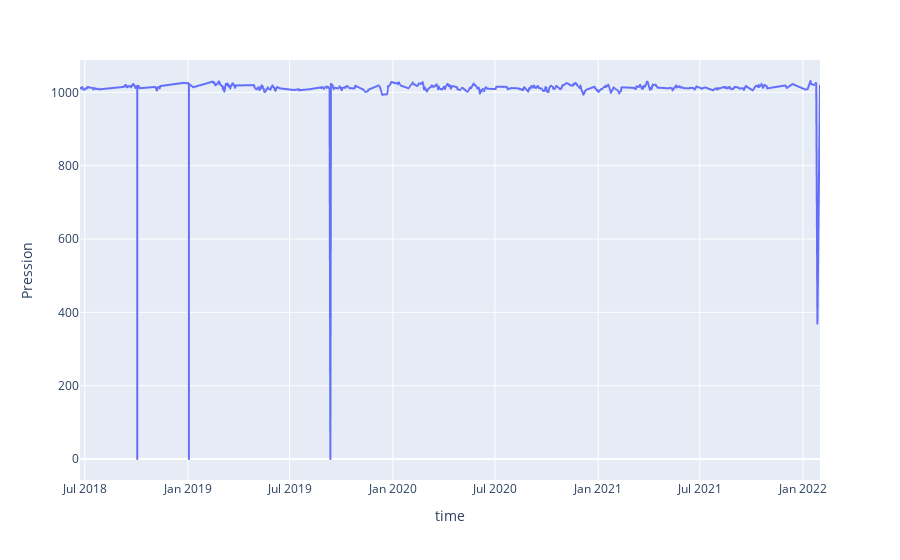

Notebook code cell kept with this figure:
### Code cell
px.line(data, x='time', y='Pression')

### Figure 1 — Plotly figure (JSON) as saved in the notebook; plotly's stock layout.template omitted (floating-point values rounded to 4 significant figures; data arrays with more than 128 entries replaced by an {"elided": "..."} marker saying what was removed)
{"data": [{"hovertemplate": "time=%{x}<br>Pression=%{y}<extra></extra>", "legendgroup": "", "line": {"color": "#636efa", "dash": "solid"}, "marker": {"symbol": "circle"}, "mode": "lines", "name": "", "showlegend": false, "type": "scattergl", "x": {"elided": "3036 str values"}, "xaxis": "x", "y": {"elided": "3036 float values"}, "yaxis": "y"}], "layout": {"legend": {"tracegroupgap": 0}, "margin": {"t": 60}, "xaxis": {"anchor": "y", "domain": [0, 1], "title": {"text": "time"}}, "yaxis": {"anchor": "x", "domain": [0, 1], "title": {"text": "Pression"}}}}
